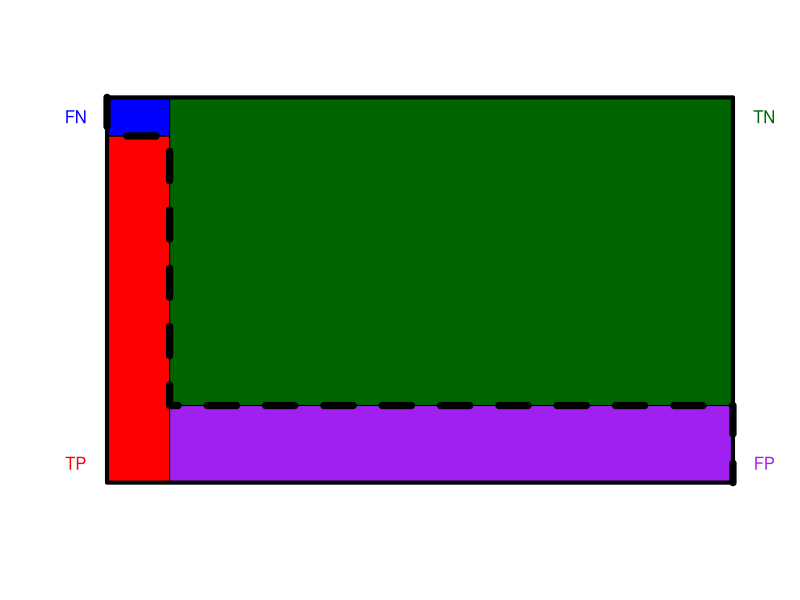

Generate this figure with R:
gerdPlot2 = function(nRow=25, nCol=40, sens = 0.90, spec=0.90, prev=0.01) {
  
  N = nRow * nCol
  
  combo = c('TP', 'FN', 'TN', 'FP' )
  pcombo = c(prev*c(sens, 1-sens), (1-prev)*c(spec,1-spec))
  names(pcombo) = combo
  ncombo = round(N*pcombo)
  
  colors = c(TP='red', TN='blue',FP='dark green', FN='purple')
  plot(0:1, 0:1, axes=F, pch="", xlim=0:1, ylim=0:1,
       xlab='', ylab='')
  # for(group in combo)
  # for(group in combo)
  #   text(grid[comboCum[group] + (1:ncombo[group]), ], 
  #        label=group, cex=0.7, col=colors[group])
  #abline(h=c(0, sum(pcombo[c('TP', 'FN' )]))) 
  
  rectX = c(prev/2, prev/2, 1-(1-prev)/2, 1-(1-prev)/2)
  rectY = c(sens/2, 1 - (1-sens)/2 , 1-(spec)/2, (1-spec)/2)
  print(rectX)
  print(rectY)
  rectCenters = cbind( rectX, rectY)
  rectangles =  rbind(
    c(prev, sens),
    c(prev, 1-sens),
    c(1-prev, spec),  #TN
    c(1-prev, 1-spec)   #FP
  )
  symbols(rectCenters, rectangles =rectangles, add=TRUE,
          inches=F, bg=colors)
  labelXY = cbind(
    c(-0.05, 0.05),
    c(-0.05, 0.95),
    c(1.05, 0.95), #TN
    c(1.05, 0.05)
  )
  text(t(labelXY), labels=combo, col=colors, xpd=NA)
  print(pcombo)
  pPos = pcombo['TP'] + pcombo['FP']
  lines(c(0,0,1,1,0),c(0,1,1,0,0),lwd=4)
  
  lines(c(0, 0, prev, prev, 1, 1), 
        c(1, sens, sens, 1-spec, 1-spec, 0),
        lwd=7, lty='dashed')
}
gerdPlot2(spec=0.8, prev=0.1)
#abline(h=(1:99)/100, v=(1:99)/100, col='white', lty='dotted')
#points(expand.grid((1:99)/100, (1:99)/100), col='white', pch='.')
